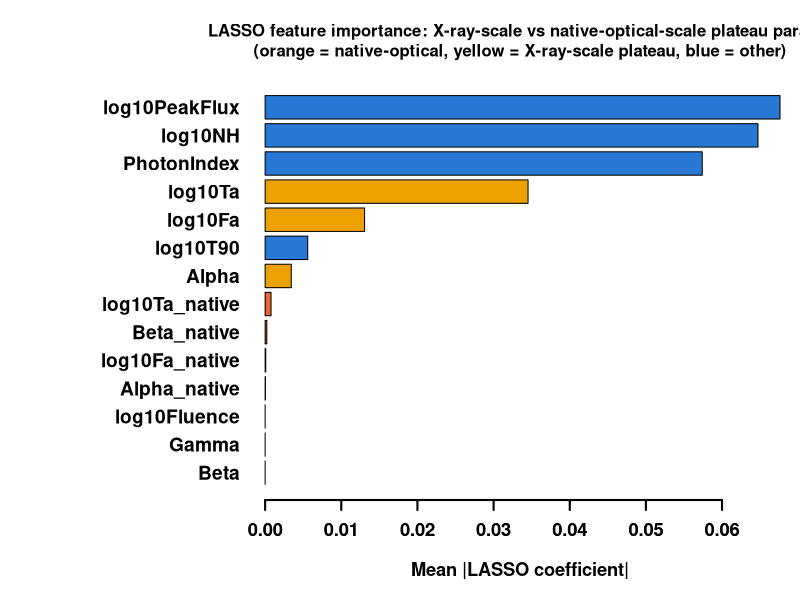

Here is the R script that generated this plot:
#!/usr/bin/env Rscript
# LASSO ranking on the fully-populated dataset: both the standard X-ray-scale
# plateau params AND their optical-native-scale counterparts (real where
# measured, emcee-calibration-projected -- in whichever direction was needed
# -- everywhere else), for every GRB. Answers: does LASSO prefer the X-ray
# or the native-optical representation of Fa/Ta/Alpha/Beta?
suppressMessages(library(glmnet))

setwd("/Users/petelin/Desktop/test/GRB_app/plateau_ablation_experiments")
d <- read.csv("full_native_and_xray.csv", header = TRUE)

FEATURES <- c("log10T90", "log10Fa", "log10Ta", "Alpha", "Beta", "Gamma",
              "log10Fluence", "PhotonIndex", "log10NH", "log10PeakFlux",
              "log10Fa_native", "log10Ta_native", "Alpha_native", "Beta_native")
X <- as.matrix(d[, FEATURES])
Y <- log10(d$Redshift_crosscheck + 1)

LASSO <- function(X, Y) cv.glmnet(X, Y, alpha = 1)

lasso_coef <- vector()
for (a in 1:100) {
  lasmod <- LASSO(X, Y)
  lasso_coef <- cbind(lasso_coef, lasmod$glmnet.fit$beta[, lasmod$glmnet.fit$lambda == lasmod$lambda.1se])
}
lasso_coef_avg <- rowMeans(lasso_coef)

cat("\n--- Mean LASSO coefficients (full native + X-ray dataset, N=", nrow(d), ") ---\n", sep = "")
print(lasso_coef_avg)

ranked <- names(sort(abs(lasso_coef_avg), decreasing = TRUE))
cat("\nFull ranking by |coefficient|:\n")
print(ranked)

cat("\nX-ray-scale vs native-optical-scale, side by side:\n")
pairs <- list(c("log10Fa","log10Fa_native"), c("log10Ta","log10Ta_native"),
              c("Alpha","Alpha_native"), c("Beta","Beta_native"))
for (p in pairs) {
  cat(sprintf("  %-16s coef=%9.5f  rank=%2d/14   |   %-16s coef=%9.5f  rank=%2d/14\n",
              p[1], lasso_coef_avg[p[1]], which(ranked == p[1]),
              p[2], lasso_coef_avg[p[2]], which(ranked == p[2])))
}

saveRDS(list(coef = lasso_coef_avg, ranked = ranked), "lasso_full_native_and_xray_result.rds")

# ---- Plot -------------------------------------------------------------------
png(filename = "LassoFeatures_full_native_and_xray.png", width = 950, height = 780)
par(mar = c(5, 13, 4, 1))
ord <- order(abs(lasso_coef_avg))
is_native <- grepl("_native$", names(lasso_coef_avg)[ord])
is_xray_plateau <- names(lasso_coef_avg)[ord] %in% c("log10Fa","log10Ta","Alpha","Beta")
cols <- ifelse(is_native, "#eb6834", ifelse(is_xray_plateau, "#eda100", "#2a78d6"))
barplot(abs(lasso_coef_avg)[ord],
        horiz = TRUE, las = 1, xlab = "Mean |LASSO coefficient|",
        main = "LASSO feature importance: X-ray-scale vs native-optical-scale plateau params\n(orange = native-optical, yellow = X-ray-scale plateau, blue = other)",
        col = cols,
        cex.names = 1.15, cex.axis = 1.1, cex.lab = 1.1, cex.main = 1.0,
        font.axis = 2, font.lab = 2)
axis(1, lwd = 2, cex.axis = 1.1)
dev.off()
cat("\nSaved LassoFeatures_full_native_and_xray.png\n")
